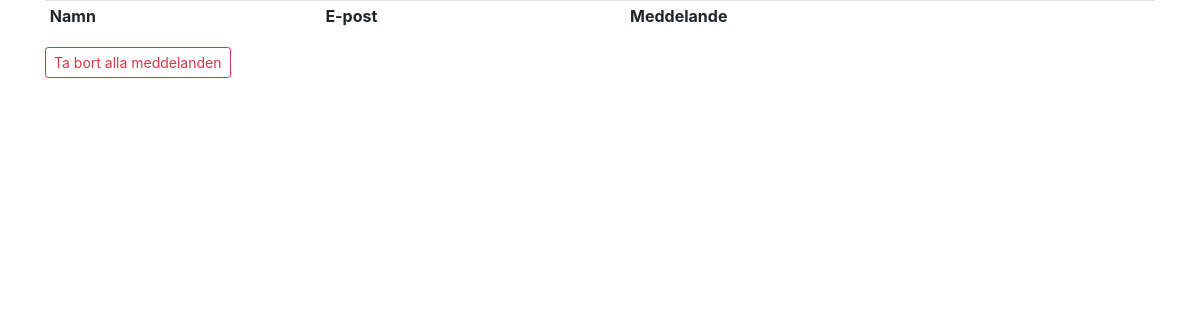
Page /admin/index.php on the earlier database version.
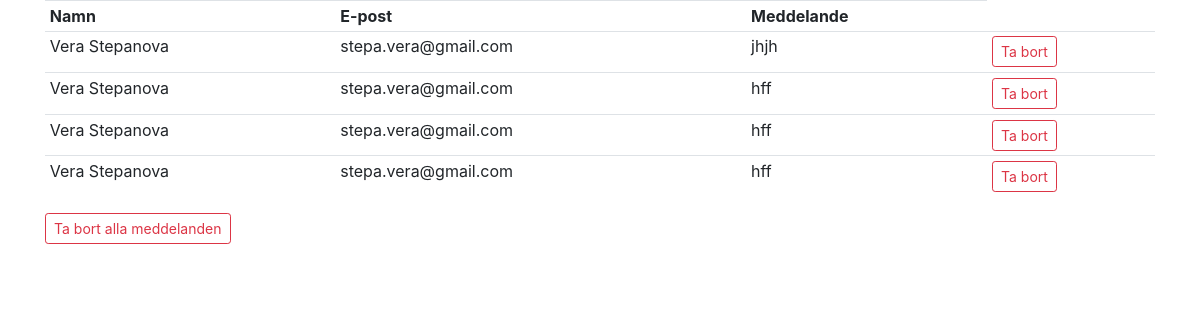
Same page on the later database version.
### tables this page shows
CREATE TABLE `contacts` (
  `id` int(11) NOT NULL,
  `name` varchar(50) NOT NULL,
  `email` varchar(50) NOT NULL,
  `message` varchar(300) NOT NULL
);

### admin/index.php (called while the page is built)
<?php
require_once ("read.php");

### admin/read.php (the view, shortened to what this page needs)
<?php
 require_once ("database.php");
 $stmt = $conn->prepare("SELECT * FROM contacts");
 $stmt->execute();
 $result = $stmt->fetchAll();
 $table = "
 <body class='container'>
    <table class='table table-sm'>
    <tr>
        <th>Namn</th>
        <th>E-post</th>
        <th>Meddelande</th>
    </tr>
    </body>
    ";
 foreach($result as $key => $value){
    $table .= "
    <body class='container'>
        <tr>
            <td>$value[name]</td>
            <td>$value[email]</td>
            <td>$value[message]</td>
            <td>
                <a href='delete.php?id=$value[id]'
                class='btn btn-sm btn-outline-danger'>
                Ta bort
                </a>
            </td>
        </tr>
        </body>
    ";
 }
 $table .= "</table>";
 echo $table;
 ?>
<!DOCTYPE html>
<html lang="sv">
<head>
    <link rel="stylesheet" href="https://stackpath.bootstrapcdn.com/bootstrap/4.3.1/css/bootstrap.min.css">
</head>
<body class="container">
         <a href='deleteall.php'
            class='btn btn-sm btn-outline-danger'>
            Ta bort alla meddelanden
        </a>
</body>
</html>

Differences in the rows shown:
added contacts: name "Vera Stepanova", email "stepa.vera@gmail.com", message "jhjh"
added contacts: name "Vera Stepanova", email "stepa.vera@gmail.com", message "hff"
added contacts: name "Vera Stepanova", email "stepa.vera@gmail.com", message "hff"
added contacts: name "Vera Stepanova", email "stepa.vera@gmail.com", message "hff"
